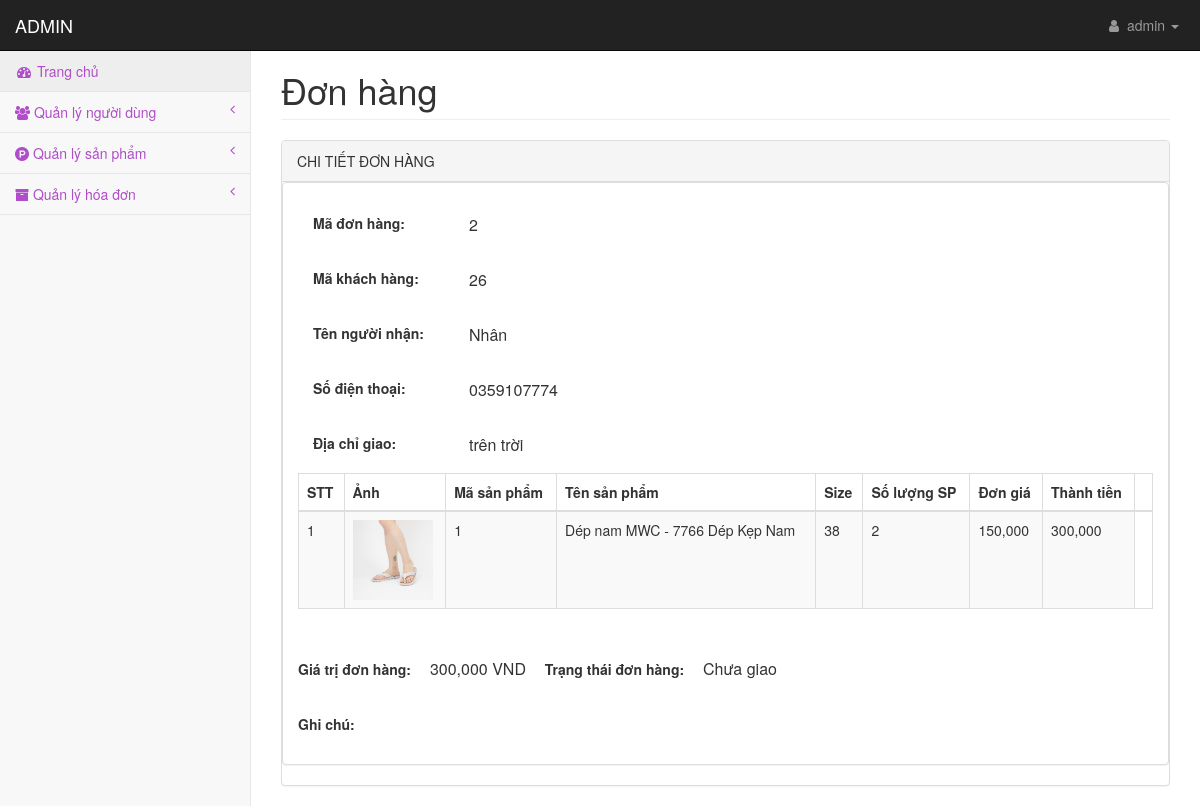
/admin/pages/chitietdonhang.php?maDonHang=2 (signed in), run on an earlier commit of the app's database.
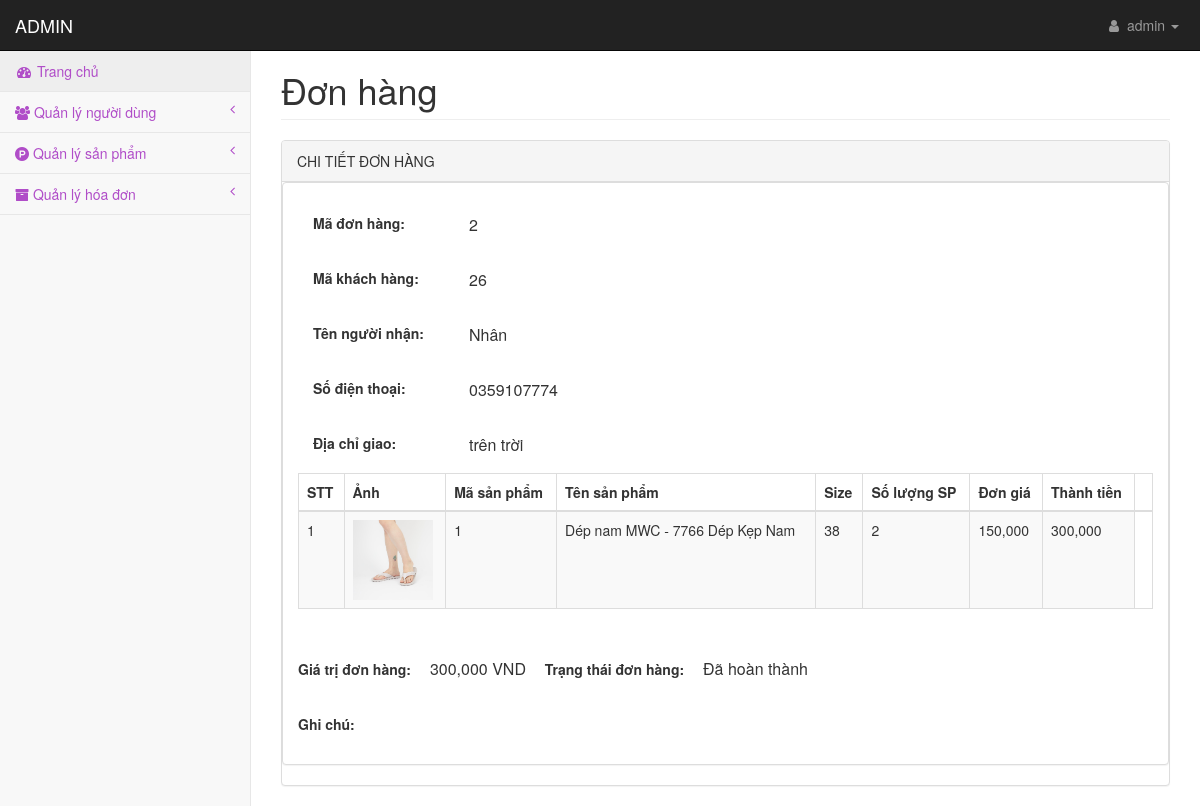
And on a later commit of the database.
### tables this page shows
CREATE TABLE `tbl_donhang` (
  `maDonHang` int(10) NOT NULL,
  `maKhachHang` int(10) DEFAULT NULL,
  `ngayLapDH` date NOT NULL,
  `tongTienDH` int(10) NOT NULL,
  `trangThaiDH` varchar(20) NOT NULL
);

CREATE TABLE `tbl_chitietdonhang` (
  `IDCTDH` int(11) NOT NULL,
  `maDonHang` int(11) NOT NULL,
  `tenNguoiNhan` varchar(255) NOT NULL,
  `sdtKH` int(11) NOT NULL,
  `ghiChuCuaKhachhang` varchar(255) NOT NULL,
  `maSanPham` int(11) NOT NULL,
  `tenSanPham` varchar(255) NOT NULL,
  `soLuongSP` int(11) NOT NULL,
  `sizeSanPham` int(11) NOT NULL,
  `giaSanPham` int(11) NOT NULL,
  `mieuTaSP` varchar(255) NOT NULL,
  `hinhAnhSP` varchar(255) NOT NULL,
  `diachi` varchar(255) NOT NULL
);

### admin/lib/database.php (called while the page is built, shortened)
<?php
Class Database{
   public $host   = DB_HOST;
   public $user   = DB_USER;
   public $pass   = DB_PASS;
   public $dbname = DB_NAME;
   public $link;
private function connectDB(){
   $this->link = new mysqli($this->host, $this->user, $this->pass,
    $this->dbname);
 }
public function select($query){
  $result = $this->link->query($query) or
   die($this->link->error.__LINE__);
  if($result->num_rows > 0){
    return $result;
  } else {
    return false;
  }
 }
}

### admin/classes/donhang.php (called while the page is built, shortened)
<?php
    require_once '../lib/database.php';
?>
<?php
    class donhang
    {
        private $db;
        public function __construct()
        {
            $this->db = new Database();
        }
        public function show_chitietdonhang($id)
        {
            $query = "SELECT * FROM tbl_donhang, tbl_chitietdonhang WHERE tbl_donhang.maDonHang = tbl_chitietdonhang.maDonHang AND tbl_donhang.maDonHang = '$id' ";
            $result = $this->db->select($query);
            return $result;
        }
    }
?>

### admin/pages/chitietdonhang.php (the view, shortened to what the changed rows need)
<?php
    include 'header.php';
?>
<?php  include_once '../classes/donhang.php' ?>
<?php
    $donhang = new donhang();
    if (!isset($_GET['maDonHang']) || $_GET['maDonHang'] == ''){
        echo "<script>'window.location = 'orders.php'</script>";
    }else{
        $id = $_GET['maDonHang'];
        $infoDH = $donhang->show_chitietdonhang($id);
    }
?>
            <div id="page-wrapper">
                <div class="container-fluid">
                    <div class="row">
                        <div class="col-lg-12">
                            <h1 class="page-header" >Đơn hàng</h1>
                        </div>
                    </div>
                    <div class="row">
                        <div class="col-lg-12">
                            <div class="panel panel-default">
                                <div class="panel panel-default">
                        <div class="panel-body">
                            <?php
                                $resultDH = $infoDH->fetch_assoc();
                             ?>
                            <form action="" method="POST" enctype="multipart/form-data" name="formUser" onsubmit="return validationForm()">
                                <table style="width: 100%;">
                                <tr>
                                    <td>
                                       <h5 style="font-size: 16px;"><?php echo $resultDH['maDonHang'] ?></h5>
                                    </td>
                                </tr>
                                <tr>
                                    <td>
                                        <h5 style="font-size: 16px;"><?php echo $resultDH['maKhachHang'] ?></h5>
                                    </td>
                                </tr>
                                <tr>
                                    <td>
                                        <h5 style="font-size: 16px;"><?php echo $resultDH['tenNguoiNhan'] ?></h5>
                                    </td>
                                </tr>
                                <tr>
                                    <td>
                                       <h5 style="font-size: 16px;">0<?php echo $resultDH['sdtKH'] ?></h5>
                                    </td>
                                </tr>
                                <tr>
                                    <td>
                                        <h5 style="font-size: 16px;"><?php echo $resultDH['diachi'] ?></h5>
                                    </td>
                                </tr>
                                <tr>
                                <div class="table-responsive">
                                        <table class="table table-striped table-bordered table-hover" id="dataTables-example">
                                            <thead>
                                                <tr>
                                                    <th>STT</th>
                                                    <th>Ảnh</th>
                                                    <th>Mã sản phẩm</th>
                                                    <th>Tên sản phẩm</th>
                                                    <th>Size</th>
                                                    <th>Số lượng SP</th>
                                                    <th>Đơn giá</th>
                                                    <th>Thành tiền</th>
                                                     <th></th>
                                                </tr>
                                            </thead>
                                        </table>
                                </div>
                                </tr>
                                <tr>
                                    <td>
                                        <span style="font-size: 16px;"><?php echo number_format($resultDH['tongTienDH']) ?> VND</span>
                                    </td>
                                </tr>
                                    <td class="tabLabel">
                                        <label class="labelAddProduct"> Trạng thái đơn hàng:  </label>
                                        <span style="font-size: 16px;"><?php echo $resultDH['trangThaiDH'] ?></span>
                                    </td>
                                 </table>
                            </form>
                         </div>
                            </div>
                        </div>
                    </div>
                                </div>
                            </div>
                        </div>
                    </div>
    </body>
</html>

What changed in the data, as far as the page shows it:
changed tbl_donhang "Nhân": trangThaiDH "Chưa giao" → "Đã hoàn thành"
